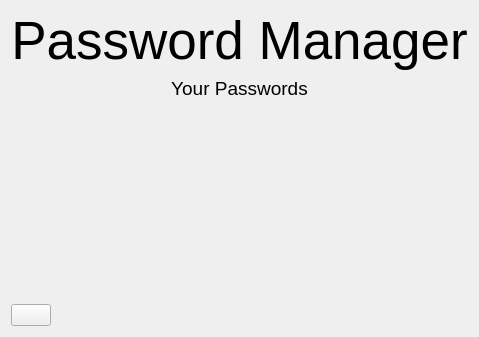
                  <widget class="QWidget" name="page_home">
                   <layout class="QVBoxLayout" name="verticalLayout_10">
                    <item>
                     <widget class="QLabel" name="label_6">
                      <property name="font">
                       <font>
                        <family>Segoe UI</family>
                        <pointsize>40</pointsize>
                       </font>
                      </property>
                      <property name="styleSheet">
                       <string notr="true"/>
                      </property>
                      <property name="text">
                       <string>Password Manager</string>
                      </property>
                      <property name="alignment">
                       <set>Qt::AlignCenter</set>
                      </property>
                     </widget>
                    </item>
                    <item>
                     <widget class="QLabel" name="label">
                      <property name="font">
                       <font>
                        <family>Segoe UI</family>
                        <pointsize>14</pointsize>
                       </font>
                      </property>
                      <property name="toolTip">
                       <string>Delete selected Passwords</string>
                      </property>
                      <property name="text">
                       <string>Your Passwords</string>
                      </property>
                      <property name="alignment">
                       <set>Qt::AlignCenter</set>
                      </property>
                     </widget>
                    </item>
                    <item>
                     <widget class="QTableView" name="table_view_your_passwords">
                      <property name="sizePolicy">
                       <sizepolicy hsizetype="Preferred" vsizetype="MinimumExpanding">
                        <horstretch>0</horstretch>
                        <verstretch>0</verstretch>
                       </sizepolicy>
                      </property>
                      <property name="styleSheet">
                       <string notr="true">QTableView
{
    color: blue;
    border: 1px transparent rgb(98, 103, 111);
    background: transparent;
}
QTableView::item
{
	color: white;
	border-style: none;
    border-bottom: 1px solid rgb(0,0,0);
	border-right: 1px solid rgb(0,0,0);
}
QTableView::item:focus
{
	selection-background-color: rgba(83, 92, 110, 200);
	border: 1px solid white;
}
</string>
                      </property>
                      <property name="frameShape">
                       <enum>QFrame::StyledPanel</enum>
                      </property>
                      <property name="frameShadow">
                       <enum>QFrame::Sunken</enum>
                      </property>
                      <property name="lineWidth">
                       <number>1</number>
                      </property>
                      <attribute name="horizontalHeaderVisible">
                       <bool>false</bool>
                      </attribute>
                      <attribute name="verticalHeaderVisible">
                       <bool>false</bool>
                      </attribute>
                     </widget>
                    </item>
                    <item>
                     <widget class="QPushButton" name="btn_delete_pasword">
                      <property name="sizePolicy">
                       <sizepolicy hsizetype="Maximum" vsizetype="Fixed">
                        <horstretch>0</horstretch>
                        <verstretch>0</verstretch>
                       </sizepolicy>
                      </property>
                      <property name="toolTip">
                       <string>Delete selected Passwords</string>
                      </property>
                      <property name="autoFillBackground">
                       <bool>false</bool>
                      </property>
                      <property name="styleSheet">
                       <string notr="true">QPushButton {background: url(:/16x16/icons/16x16/cil-remove.png) no-repeat center center transparent; }</string>
                      </property>
                      <property name="text">
                       <string/>
                      </property>
                      <property name="autoDefault">
                       <bool>false</bool>
                      </property>
                     </widget>
                    </item>
                   </layout>
                  </widget>
